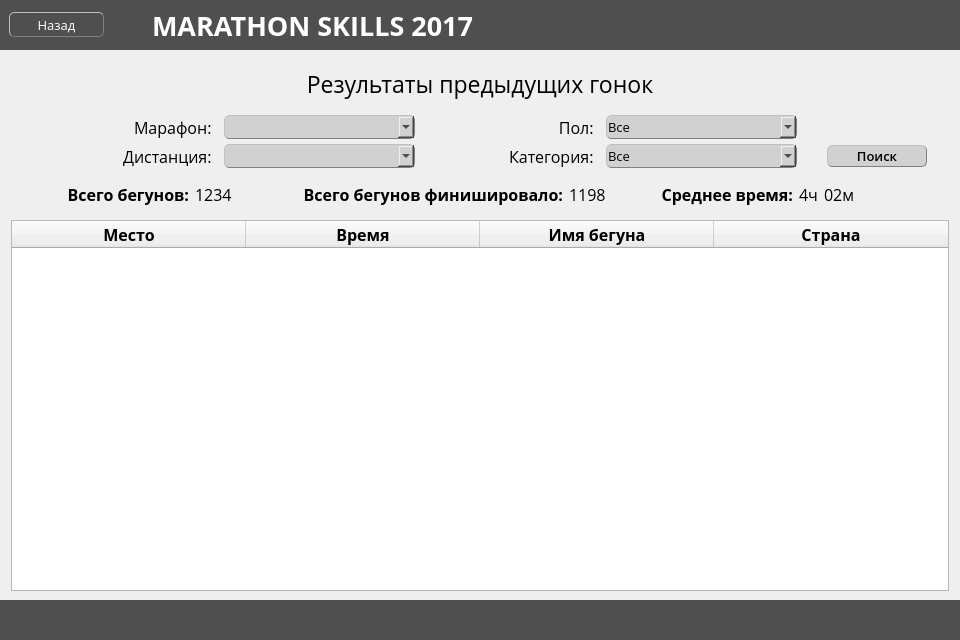
<?xml version="1.0" encoding="UTF-8"?>
<ui version="4.0">
 <class>Previous_results</class>
 <widget class="QWidget" name="Previous_results">
  <property name="geometry">
   <rect>
    <x>0</x>
    <y>0</y>
    <width>960</width>
    <height>640</height>
   </rect>
  </property>
  <property name="minimumSize">
   <size>
    <width>960</width>
    <height>640</height>
   </size>
  </property>
  <property name="windowTitle">
   <string>Marathon Skills 2017</string>
  </property>
  <layout class="QVBoxLayout" name="verticalLayout">
   <property name="spacing">
    <number>0</number>
   </property>
   <property name="leftMargin">
    <number>0</number>
   </property>
   <property name="topMargin">
    <number>0</number>
   </property>
   <property name="rightMargin">
    <number>0</number>
   </property>
   <property name="bottomMargin">
    <number>0</number>
   </property>
   <item>
    <widget class="QWidget" name="widget_2" native="true">
     <property name="minimumSize">
      <size>
       <width>0</width>
       <height>50</height>
      </size>
     </property>
     <property name="maximumSize">
      <size>
       <width>16777215</width>
       <height>50</height>
      </size>
     </property>
     <property name="layoutDirection">
      <enum>Qt::LeftToRight</enum>
     </property>
     <property name="styleSheet">
      <string notr="true">background-color: rgb(79, 79, 79);</string>
     </property>
     <layout class="QHBoxLayout" name="horizontalLayout_2">
      <item>
       <widget class="QPushButton" name="pushButton">
        <property name="minimumSize">
         <size>
          <width>95</width>
          <height>25</height>
         </size>
        </property>
        <property name="maximumSize">
         <size>
          <width>80</width>
          <height>25</height>
         </size>
        </property>
        <property name="font">
         <font>
          <family>Open Sans</family>
          <pointsize>10</pointsize>
         </font>
        </property>
        <property name="cursor">
         <cursorShape>PointingHandCursor</cursorShape>
        </property>
        <property name="styleSheet">
         <string notr="true">border-style: outset;
border-width: 1px;
border-radius: 5px;
border-color: beige;
min-width: 7em;
padding: 1px;
border-color: grey;
color: white;</string>
        </property>
        <property name="text">
         <string>Назад</string>
        </property>
       </widget>
      </item>
      <item>
       <widget class="QLabel" name="label">
        <property name="minimumSize">
         <size>
          <width>0</width>
          <height>0</height>
         </size>
        </property>
        <property name="maximumSize">
         <size>
          <width>16777215</width>
          <height>50</height>
         </size>
        </property>
        <property name="font">
         <font>
          <family>Open Sans</family>
          <pointsize>20</pointsize>
          <weight>75</weight>
          <bold>true</bold>
         </font>
        </property>
        <property name="layoutDirection">
         <enum>Qt::RightToLeft</enum>
        </property>
        <property name="styleSheet">
         <string notr="true">color: white
</string>
        </property>
        <property name="text">
         <string>      MARATHON SKILLS 2017</string>
        </property>
        <property name="alignment">
         <set>Qt::AlignLeading|Qt::AlignLeft|Qt::AlignVCenter</set>
        </property>
       </widget>
      </item>
     </layout>
    </widget>
   </item>
   <item>
    <widget class="QWidget" name="widget" native="true">
     <layout class="QVBoxLayout" name="verticalLayout_2">
      <item>
       <widget class="QWidget" name="widget_3" native="true">
        <property name="minimumSize">
         <size>
          <width>0</width>
          <height>50</height>
         </size>
        </property>
        <property name="maximumSize">
         <size>
          <width>16777215</width>
          <height>50</height>
         </size>
        </property>
        <layout class="QVBoxLayout" name="verticalLayout_3">
         <property name="spacing">
          <number>0</number>
         </property>
         <property name="leftMargin">
          <number>0</number>
         </property>
         <property name="topMargin">
          <number>0</number>
         </property>
         <property name="rightMargin">
          <number>0</number>
         </property>
         <property name="bottomMargin">
          <number>0</number>
         </property>
         <item>
          <widget class="QLabel" name="label_2">
           <property name="minimumSize">
            <size>
             <width>0</width>
             <height>0</height>
            </size>
           </property>
           <property name="font">
            <font>
             <family>Open Sans</family>
             <pointsize>17</pointsize>
            </font>
           </property>
           <property name="text">
            <string>Результаты предыдущих гонок</string>
           </property>
           <property name="alignment">
            <set>Qt::AlignCenter</set>
           </property>
          </widget>
         </item>
        </layout>
       </widget>
      </item>
      <item>
       <widget class="QWidget" name="widget_4" native="true">
        <property name="sizePolicy">
         <sizepolicy hsizetype="Preferred" vsizetype="Preferred">
          <horstretch>0</horstretch>
          <verstretch>0</verstretch>
         </sizepolicy>
        </property>
        <property name="minimumSize">
         <size>
          <width>0</width>
          <height>0</height>
         </size>
        </property>
        <property name="maximumSize">
         <size>
          <width>16777215</width>
          <height>110</height>
         </size>
        </property>
        <property name="layoutDirection">
         <enum>Qt::LeftToRight</enum>
        </property>
        <layout class="QGridLayout" name="gridLayout_2">
         <property name="topMargin">
          <number>0</number>
         </property>
         <property name="bottomMargin">
          <number>0</number>
         </property>
         <item row="1" column="0" colspan="4">
          <widget class="QWidget" name="widget_6" native="true">
           <property name="minimumSize">
            <size>
             <width>0</width>
             <height>40</height>
            </size>
           </property>
           <property name="maximumSize">
            <size>
             <width>16777215</width>
             <height>40</height>
            </size>
           </property>
           <layout class="QHBoxLayout" name="horizontalLayout_6">
            <property name="topMargin">
             <number>0</number>
            </property>
            <item>
             <widget class="QWidget" name="widget_8" native="true">
              <property name="minimumSize">
               <size>
                <width>200</width>
                <height>40</height>
               </size>
              </property>
              <property name="maximumSize">
               <size>
                <width>200</width>
                <height>40</height>
               </size>
              </property>
              <layout class="QHBoxLayout" name="horizontalLayout_4">
               <item>
                <widget class="QLabel" name="label_8">
                 <property name="maximumSize">
                  <size>
                   <width>200</width>
                   <height>16777215</height>
                  </size>
                 </property>
                 <property name="font">
                  <font>
                   <family>Open Sans</family>
                   <pointsize>12</pointsize>
                   <weight>75</weight>
                   <bold>true</bold>
                  </font>
                 </property>
                 <property name="text">
                  <string>Всего бегунов:</string>
                 </property>
                 <property name="alignment">
                  <set>Qt::AlignRight|Qt::AlignTrailing|Qt::AlignVCenter</set>
                 </property>
                </widget>
               </item>
               <item>
                <widget class="QLabel" name="label_13">
                 <property name="font">
                  <font>
                   <family>Open Sans</family>
                   <pointsize>12</pointsize>
                  </font>
                 </property>
                 <property name="text">
                  <string>1234</string>
                 </property>
                </widget>
               </item>
              </layout>
             </widget>
            </item>
            <item>
             <widget class="QWidget" name="widget_9" native="true">
              <property name="minimumSize">
               <size>
                <width>320</width>
                <height>40</height>
               </size>
              </property>
              <property name="maximumSize">
               <size>
                <width>320</width>
                <height>40</height>
               </size>
              </property>
              <layout class="QHBoxLayout" name="horizontalLayout_5">
               <item>
                <widget class="QLabel" name="label_9">
                 <property name="font">
                  <font>
                   <family>Open Sans</family>
                   <pointsize>12</pointsize>
                   <weight>75</weight>
                   <bold>true</bold>
                  </font>
                 </property>
                 <property name="text">
                  <string>Всего бегунов финишировало:</string>
                 </property>
                 <property name="alignment">
                  <set>Qt::AlignRight|Qt::AlignTrailing|Qt::AlignVCenter</set>
                 </property>
                </widget>
               </item>
               <item>
                <widget class="QLabel" name="label_14">
                 <property name="font">
                  <font>
                   <family>Open Sans</family>
                   <pointsize>12</pointsize>
                  </font>
                 </property>
                 <property name="text">
                  <string>1198</string>
                 </property>
                </widget>
               </item>
              </layout>
             </widget>
            </item>
            <item>
             <widget class="QWidget" name="widget_7" native="true">
              <property name="minimumSize">
               <size>
                <width>250</width>
                <height>40</height>
               </size>
              </property>
              <property name="maximumSize">
               <size>
                <width>250</width>
                <height>40</height>
               </size>
              </property>
              <property name="layoutDirection">
               <enum>Qt::LeftToRight</enum>
              </property>
              <layout class="QHBoxLayout" name="horizontalLayout_3">
               <item>
                <widget class="QLabel" name="label_10">
                 <property name="font">
                  <font>
                   <family>Open Sans</family>
                   <pointsize>12</pointsize>
                   <weight>75</weight>
                   <bold>true</bold>
                  </font>
                 </property>
                 <property name="text">
                  <string>Среднее время:</string>
                 </property>
                 <property name="alignment">
                  <set>Qt::AlignRight|Qt::AlignTrailing|Qt::AlignVCenter</set>
                 </property>
                </widget>
               </item>
               <item>
                <widget class="QLabel" name="label_11">
                 <property name="font">
                  <font>
                   <family>Open Sans</family>
                   <pointsize>12</pointsize>
                  </font>
                 </property>
                 <property name="text">
                  <string>4ч</string>
                 </property>
                </widget>
               </item>
               <item>
                <widget class="QLabel" name="label_12">
                 <property name="minimumSize">
                  <size>
                   <width>0</width>
                   <height>0</height>
                  </size>
                 </property>
                 <property name="font">
                  <font>
                   <family>Open Sans</family>
                   <pointsize>12</pointsize>
                  </font>
                 </property>
                 <property name="text">
                  <string>02м</string>
                 </property>
                </widget>
               </item>
               <item>
                <spacer name="horizontalSpacer">
                 <property name="orientation">
                  <enum>Qt::Horizontal</enum>
                 </property>
                 <property name="sizeHint" stdset="0">
                  <size>
                   <width>40</width>
                   <height>20</height>
                  </size>
                 </property>
                </spacer>
               </item>
              </layout>
             </widget>
            </item>
           </layout>
           <zorder>widget_8</zorder>
           <zorder>widget_7</zorder>
           <zorder>widget_9</zorder>
          </widget>
         </item>
         <item row="0" column="0" colspan="4">
          <widget class="QWidget" name="widget_10" native="true">
           <property name="minimumSize">
            <size>
             <width>0</width>
             <height>0</height>
            </size>
           </property>
           <property name="sizeIncrement">
            <size>
             <width>1</width>
             <height>1</height>
            </size>
           </property>
           <property name="layoutDirection">
            <enum>Qt::LeftToRight</enum>
           </property>
           <layout class="QGridLayout" name="gridLayout">
            <property name="sizeConstraint">
             <enum>QLayout::SetDefaultConstraint</enum>
            </property>
            <property name="leftMargin">
             <number>15</number>
            </property>
            <property name="topMargin">
             <number>0</number>
            </property>
            <property name="rightMargin">
             <number>15</number>
            </property>
            <property name="bottomMargin">
             <number>0</number>
            </property>
            <property name="horizontalSpacing">
             <number>0</number>
            </property>
            <property name="verticalSpacing">
             <number>5</number>
            </property>
            <item row="1" column="4">
             <spacer name="horizontalSpacer_3">
              <property name="orientation">
               <enum>Qt::Horizontal</enum>
              </property>
              <property name="sizeType">
               <enum>QSizePolicy::Fixed</enum>
              </property>
              <property name="sizeHint" stdset="0">
               <size>
                <width>30</width>
                <height>20</height>
               </size>
              </property>
             </spacer>
            </item>
            <item row="1" column="5">
             <widget class="QPushButton" name="pushButton_3">
              <property name="maximumSize">
               <size>
                <width>100</width>
                <height>16777215</height>
               </size>
              </property>
              <property name="font">
               <font>
                <family>Open Sans Semibold</family>
                <pointsize>10</pointsize>
               </font>
              </property>
              <property name="cursor">
               <cursorShape>PointingHandCursor</cursorShape>
              </property>
              <property name="focusPolicy">
               <enum>Qt::TabFocus</enum>
              </property>
              <property name="styleSheet">
               <string notr="true">background-color: rgb(209, 209, 209);
border-style: outset;
border-width: 1px;
border-radius: 5px;
border-color: beige;
min-width: 7em;
padding: 1px;
border-color: grey;
color: black;
</string>
              </property>
              <property name="text">
               <string>Поиск</string>
              </property>
             </widget>
            </item>
            <item row="0" column="2">
             <widget class="QLabel" name="label_6">
              <property name="sizePolicy">
               <sizepolicy hsizetype="Preferred" vsizetype="Preferred">
                <horstretch>0</horstretch>
                <verstretch>0</verstretch>
               </sizepolicy>
              </property>
              <property name="font">
               <font>
                <family>Open Sans</family>
                <pointsize>12</pointsize>
               </font>
              </property>
              <property name="text">
               <string>Пол:   </string>
              </property>
              <property name="alignment">
               <set>Qt::AlignRight|Qt::AlignTrailing|Qt::AlignVCenter</set>
              </property>
              <property name="buddy">
               <cstring>comboBox_3</cstring>
              </property>
             </widget>
            </item>
            <item row="1" column="3">
             <widget class="QComboBox" name="comboBox_4">
              <property name="maximumSize">
               <size>
                <width>220</width>
                <height>16777215</height>
               </size>
              </property>
              <property name="font">
               <font>
                <family>Open Sans</family>
                <pointsize>10</pointsize>
               </font>
              </property>
              <property name="cursor">
               <cursorShape>PointingHandCursor</cursorShape>
              </property>
              <property name="styleSheet">
               <string notr="true">background-color: rgb(209, 209, 209);
border-style: outset;
border-width: 1px;
border-radius: 5px;
border-color: beige;
min-width: 7em;
padding: 1px;
border-color: grey;</string>
              </property>
              <item>
               <property name="text">
                <string>Все</string>
               </property>
              </item>
              <item>
               <property name="text">
                <string>18-29</string>
               </property>
              </item>
             </widget>
            </item>
            <item row="0" column="1">
             <widget class="QComboBox" name="comboBox">
              <property name="maximumSize">
               <size>
                <width>220</width>
                <height>16777215</height>
               </size>
              </property>
              <property name="font">
               <font>
                <family>Open Sans</family>
                <pointsize>10</pointsize>
               </font>
              </property>
              <property name="cursor">
               <cursorShape>PointingHandCursor</cursorShape>
              </property>
              <property name="styleSheet">
               <string notr="true">background-color: rgb(209, 209, 209);
border-style: outset;
border-width: 1px;
border-radius: 5px;
border-color: beige;
min-width: 7em;
padding: 1px;
border-color: grey;</string>
              </property>
              <item>
               <property name="text">
                <string/>
               </property>
              </item>
              <item>
               <property name="text">
                <string>2014 - Japan</string>
               </property>
              </item>
             </widget>
            </item>
            <item row="1" column="0">
             <widget class="QLabel" name="label_5">
              <property name="font">
               <font>
                <family>Open Sans</family>
                <pointsize>12</pointsize>
               </font>
              </property>
              <property name="text">
               <string>Дистанция:   </string>
              </property>
              <property name="alignment">
               <set>Qt::AlignRight|Qt::AlignTrailing|Qt::AlignVCenter</set>
              </property>
              <property name="buddy">
               <cstring>comboBox_2</cstring>
              </property>
             </widget>
            </item>
            <item row="0" column="0">
             <widget class="QLabel" name="label_4">
              <property name="font">
               <font>
                <family>Open Sans</family>
                <pointsize>12</pointsize>
               </font>
              </property>
              <property name="text">
               <string>Марафон:   </string>
              </property>
              <property name="alignment">
               <set>Qt::AlignRight|Qt::AlignTrailing|Qt::AlignVCenter</set>
              </property>
              <property name="buddy">
               <cstring>comboBox</cstring>
              </property>
             </widget>
            </item>
            <item row="1" column="1">
             <widget class="QComboBox" name="comboBox_2">
              <property name="maximumSize">
               <size>
                <width>220</width>
                <height>16777215</height>
               </size>
              </property>
              <property name="font">
               <font>
                <family>Open Sans</family>
                <pointsize>10</pointsize>
               </font>
              </property>
              <property name="cursor">
               <cursorShape>PointingHandCursor</cursorShape>
              </property>
              <property name="styleSheet">
               <string notr="true">background-color: rgb(209, 209, 209);
border-style: outset;
border-width: 1px;
border-radius: 5px;
border-color: beige;
min-width: 7em;
padding: 1px;
border-color: grey;</string>
              </property>
              <item>
               <property name="text">
                <string/>
               </property>
              </item>
              <item>
               <property name="text">
                <string>42km полный марафон</string>
               </property>
              </item>
             </widget>
            </item>
            <item row="0" column="3">
             <widget class="QComboBox" name="comboBox_3">
              <property name="maximumSize">
               <size>
                <width>220</width>
                <height>16777215</height>
               </size>
              </property>
              <property name="font">
               <font>
                <family>Open Sans</family>
                <pointsize>10</pointsize>
               </font>
              </property>
              <property name="cursor">
               <cursorShape>PointingHandCursor</cursorShape>
              </property>
              <property name="styleSheet">
               <string notr="true">background-color: rgb(209, 209, 209);
border-style: outset;
border-width: 1px;
border-radius: 5px;
border-color: beige;
min-width: 7em;
padding: 1px;
border-color: grey;</string>
              </property>
              <item>
               <property name="text">
                <string>Все</string>
               </property>
              </item>
              <item>
               <property name="text">
                <string>Мужчина</string>
               </property>
              </item>
              <item>
               <property name="text">
                <string>Женщина</string>
               </property>
              </item>
             </widget>
            </item>
            <item row="1" column="2">
             <widget class="QLabel" name="label_7">
              <property name="font">
               <font>
                <family>Open Sans</family>
                <pointsize>12</pointsize>
               </font>
              </property>
              <property name="text">
               <string>Категория:   </string>
              </property>
              <property name="textFormat">
               <enum>Qt::AutoText</enum>
              </property>
              <property name="alignment">
               <set>Qt::AlignRight|Qt::AlignTrailing|Qt::AlignVCenter</set>
              </property>
              <property name="buddy">
               <cstring>comboBox_4</cstring>
              </property>
             </widget>
            </item>
           </layout>
          </widget>
         </item>
        </layout>
       </widget>
      </item>
      <item>
       <widget class="QWidget" name="widget_5" native="true">
        <layout class="QVBoxLayout" name="verticalLayout_4">
         <property name="spacing">
          <number>0</number>
         </property>
         <property name="leftMargin">
          <number>2</number>
         </property>
         <property name="topMargin">
          <number>0</number>
         </property>
         <property name="rightMargin">
          <number>2</number>
         </property>
         <property name="bottomMargin">
          <number>0</number>
         </property>
         <item>
          <widget class="QTableWidget" name="tableWidget">
           <property name="font">
            <font>
             <family>Open Sans</family>
             <pointsize>10</pointsize>
            </font>
           </property>
           <property name="focusPolicy">
            <enum>Qt::NoFocus</enum>
           </property>
           <property name="layoutDirection">
            <enum>Qt::LeftToRight</enum>
           </property>
           <property name="tabKeyNavigation">
            <bool>true</bool>
           </property>
           <property name="showDropIndicator" stdset="0">
            <bool>true</bool>
           </property>
           <attribute name="horizontalHeaderVisible">
            <bool>true</bool>
           </attribute>
           <attribute name="horizontalHeaderCascadingSectionResizes">
            <bool>false</bool>
           </attribute>
           <attribute name="horizontalHeaderDefaultSectionSize">
            <number>234</number>
           </attribute>
           <attribute name="horizontalHeaderHighlightSections">
            <bool>true</bool>
           </attribute>
           <attribute name="horizontalHeaderMinimumSectionSize">
            <number>50</number>
           </attribute>
           <attribute name="horizontalHeaderShowSortIndicator" stdset="0">
            <bool>false</bool>
           </attribute>
           <attribute name="horizontalHeaderStretchLastSection">
            <bool>true</bool>
           </attribute>
           <attribute name="verticalHeaderVisible">
            <bool>false</bool>
           </attribute>
           <attribute name="verticalHeaderCascadingSectionResizes">
            <bool>true</bool>
           </attribute>
           <attribute name="verticalHeaderDefaultSectionSize">
            <number>30</number>
           </attribute>
           <attribute name="verticalHeaderHighlightSections">
            <bool>true</bool>
           </attribute>
           <attribute name="verticalHeaderMinimumSectionSize">
            <number>30</number>
           </attribute>
           <attribute name="verticalHeaderShowSortIndicator" stdset="0">
            <bool>false</bool>
           </attribute>
           <attribute name="verticalHeaderStretchLastSection">
            <bool>false</bool>
           </attribute>
           <column>
            <property name="text">
             <string>Место</string>
            </property>
            <property name="font">
             <font>
              <family>Open Sans</family>
              <pointsize>12</pointsize>
              <weight>75</weight>
              <bold>true</bold>
             </font>
            </property>
            <property name="textAlignment">
             <set>AlignCenter</set>
            </property>
           </column>
           <column>
            <property name="text">
             <string>Время</string>
            </property>
            <property name="font">
             <font>
              <family>Open Sans</family>
              <pointsize>12</pointsize>
              <weight>75</weight>
              <bold>true</bold>
             </font>
            </property>
            <property name="textAlignment">
             <set>AlignCenter</set>
            </property>
           </column>
           <column>
            <property name="text">
             <string>Имя бегуна</string>
            </property>
            <property name="font">
             <font>
              <family>Open Sans</family>
              <pointsize>12</pointsize>
              <weight>75</weight>
              <bold>true</bold>
             </font>
            </property>
            <property name="textAlignment">
             <set>AlignCenter</set>
            </property>
           </column>
           <column>
            <property name="text">
             <string>Страна</string>
            </property>
            <property name="font">
             <font>
              <family>Open Sans</family>
              <pointsize>12</pointsize>
              <weight>75</weight>
              <bold>true</bold>
             </font>
            </property>
            <property name="textAlignment">
             <set>AlignCenter</set>
            </property>
           </column>
          </widget>
         </item>
        </layout>
       </widget>
      </item>
     </layout>
    </widget>
   </item>
   <item>
    <widget class="QWidget" name="lower_pamel" native="true">
     <property name="minimumSize">
      <size>
       <width>960</width>
       <height>40</height>
      </size>
     </property>
     <property name="maximumSize">
      <size>
       <width>16777215</width>
       <height>40</height>
      </size>
     </property>
     <property name="sizeIncrement">
      <size>
       <width>1</width>
       <height>0</height>
      </size>
     </property>
     <property name="styleSheet">
      <string notr="true">background-color: rgb(79, 79, 79)</string>
     </property>
     <layout class="QHBoxLayout" name="horizontalLayout">
      <property name="spacing">
       <number>0</number>
      </property>
      <property name="leftMargin">
       <number>0</number>
      </property>
      <property name="topMargin">
       <number>0</number>
      </property>
      <property name="rightMargin">
       <number>10</number>
      </property>
      <property name="bottomMargin">
       <number>0</number>
      </property>
      <item>
       <widget class="QLabel" name="label_3">
        <property name="sizeIncrement">
         <size>
          <width>1</width>
          <height>0</height>
         </size>
        </property>
        <property name="font">
         <font>
          <family>Open Sans</family>
          <pointsize>13</pointsize>
         </font>
        </property>
        <property name="styleSheet">
         <string notr="true">color: white</string>
        </property>
        <property name="text">
         <string/>
        </property>
        <property name="scaledContents">
         <bool>false</bool>
        </property>
        <property name="alignment">
         <set>Qt::AlignCenter</set>
        </property>
       </widget>
      </item>
     </layout>
    </widget>
   </item>
  </layout>
 </widget>
 <tabstops>
  <tabstop>pushButton</tabstop>
  <tabstop>comboBox</tabstop>
  <tabstop>comboBox_3</tabstop>
  <tabstop>comboBox_2</tabstop>
  <tabstop>comboBox_4</tabstop>
  <tabstop>pushButton_3</tabstop>
  <tabstop>tableWidget</tabstop>
 </tabstops>
 <resources/>
 <connections/>
</ui>
